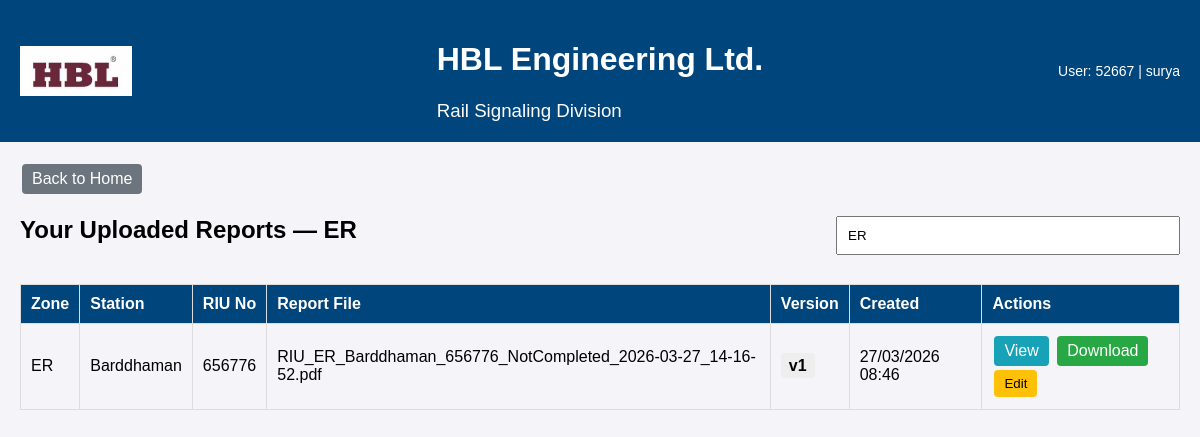
/RIU/viewReports.php?zone=ER (signed in), run on the app's committed database.
### tables this page shows
CREATE TABLE `reports` (
  `id` int(11) NOT NULL,
  `zone` varchar(100) DEFAULT NULL,
  `station` varchar(100) DEFAULT NULL,
  `riu_no` varchar(100) DEFAULT NULL,
  `file_name` varchar(255) DEFAULT NULL,
  `version` int(11) DEFAULT NULL,
  `created_at` timestamp NOT NULL DEFAULT current_timestamp(),
  `file_path` varchar(255) DEFAULT NULL
);

### RIU/viewReports.php (the view, shortened to what this page needs)
<?php
$username = $_SESSION['username'];
$employee_name = $_SESSION['employee_name'] ?? 'Unknown';
$dsn = "mysql:host=localhost;dbname=maintainance;charset=utf8mb4";
$dbUser = "root";
$dbPass = "Hbl@1234";
try {
    $pdo = new PDO($dsn, $dbUser, $dbPass, [
        PDO::ATTR_ERRMODE => PDO::ERRMODE_EXCEPTION,
        PDO::ATTR_DEFAULT_FETCH_MODE => PDO::FETCH_ASSOC
    ]);
} catch (PDOException $e) {
    echo "DB connection error: " . htmlspecialchars($e->getMessage());
    exit;
}
$filterZone = isset($_GET['zone']) ? trim($_GET['zone']) : '';
try {
    if ($filterZone !== '') {
        $sql = "SELECT id, zone, station, riu_no, file_name, version, created_at, file_path
                FROM reports
                WHERE LOWER(zone) = LOWER(?)
                ORDER BY created_at DESC";
        $stmt = $pdo->prepare($sql);
        $stmt->execute([$filterZone]);
    } else {
        $sql = "SELECT id, zone, station, riu_no, file_name, version, created_at, file_path FROM reports ORDER BY created_at DESC";
        $stmt = $pdo->query($sql);
    }
    $reports = $stmt->fetchAll();
     foreach ($reports as $key => $row) {
        $sql2 = "SELECT riu_equip_no
                 FROM riu_info
                 WHERE zone = ? AND station = ? AND riu_no = ?
                 LIMIT 1";
        $stmt2 = $pdo->prepare($sql2);
        $stmt2->execute([$row['zone'], $row['station'], $row['riu_no']]);
        $riuInfo = $stmt2->fetch(PDO::FETCH_ASSOC);
        $reports[$key]['riu_equip_no'] = $riuInfo['riu_equip_no'] ?? null;
    }
} catch (Exception $e) {
    $reports = [];
}
?>
<!doctype html>
<html lang="en">
<head>
</head>
<body>
<header>
  <img src="./hbl logo.jpg" alt="HBL Logo">
  <div>
    <h1>HBL Engineering Ltd.</h1>
    <h3 style="margin:0; font-weight:400;">Rail Signaling Division</h3>
  </div>
  <div class="profile">User: <?php echo htmlspecialchars($username); ?> | <?php echo htmlspecialchars($employee_name); ?></div>
</header>
<div class="container">
  <a href="RIU_index.html" class="btn back-btn">Back to Home</a>
  <div class="search-row">
    <h2>Your Uploaded Reports<?php echo $filterZone ? ' — ' . htmlspecialchars($filterZone) : ''; ?></h2>
    <div style="text-align:right;">
      <input id="search-input" type="text" placeholder="Search by Zone, Station or RIU..." />
    </div>
  </div>
<?php if (!empty($reports)): ?>
  <table id="report-table">
    <thead>
      <tr>
        <th>Zone</th>
        <th>Station</th>
        <th>RIU No</th>
        <th>Report File</th>
        <th>Version</th>
        <th>Created</th>
        <th>Actions</th>
      </tr>
    </thead>
    <tbody>
    <?php foreach ($reports as $r):
        $zone = $r['zone'] ?? '';
        $station = $r['station'] ?? '';
        $riu = $r['riu_no'] ?? '';
        $file = $r['file_name'] ?? '';
        $version = $r['version'] ?? '';
        $created = isset($r['created_at']) ? date('d/m/Y H:i', strtotime($r['created_at'])) : '';
        $filePath = $r['file_path'] ?? ('reports/' . $file);
        $filePathEsc = htmlspecialchars($filePath);
        $rJson = htmlspecialchars(json_encode($r), ENT_QUOTES, 'UTF-8');
    ?>
      <tr data-zone="<?php echo htmlspecialchars(strtolower($zone)); ?>" data-station="<?php echo htmlspecialchars(strtolower($station)); ?>" data-riu="<?php echo htmlspecialchars(strtolower($riu)); ?>">
        <td><?php echo htmlspecialchars($zone); ?></td>
        <td><?php echo htmlspecialchars($station); ?></td>
        <td><?php echo htmlspecialchars($riu); ?></td>
        <td><?php echo htmlspecialchars($file); ?></td>
        <td><span class="version-badge">v<?php echo (int)$version; ?></span></td>
        <td><?php echo htmlspecialchars($created); ?></td>
        <td>
          <a class="btn view-btn" href="<?php echo $filePathEsc; ?>" target="_blank">View</a>
          <a class="btn download-btn" href="<?php echo $filePathEsc; ?>" download>Download</a>
          <button class="btn edit-btn" onclick='editRecord(<?php echo $rJson; ?>)'>Edit</button>
      </tr>
    <?php endforeach; ?>
    </tbody>
  </table>
<?php endif; ?>
</div>
</body>
</html>

### RIU/viewReports.php (style rules this page uses)
body { font-family: Arial, sans-serif; background-color: #f4f4f9; margin: 0; padding: 0; }
header { display:flex; align-items:center; justify-content:center; background:#00457C; color:#fff; padding:20px; position:relative; }
header img { position:absolute; left:20px; height:50px; }
.profile { position:absolute; right:20px; color:#fff; font-size:14px; }
.container { padding:20px; max-width:1200px; margin:0 auto; }
h2 { text-align:center; margin-top:8px; }
table { width:100%; border-collapse:collapse; margin-top:20px; }
th,td { padding:10px; border:1px solid #ddd; text-align:left; }
th { background:#00457C; color:#fff; }
.btn { padding:6px 10px; margin:2px; border:none; color:#fff; border-radius:4px; cursor:pointer; text-decoration:none; display:inline-block; }
.view-btn { background:#17a2b8; }
.edit-btn { background:#ffc107; color:#000; }
.download-btn { background:#28a745; }
.back-btn { background:#6c757d; }
.search-row { display:flex; justify-content:space-between; align-items:center; gap:10px; margin-top:12px; }
#search-input { padding:10px; width:320px; }
.version-badge { background:#eee; padding:4px 8px; border-radius:4px; font-weight:700; }

### data on the page
reports: zone "ER", station "Barddhaman", riu_no "656776", file_name "RIU_ER_Barddhaman_656776_NotCompleted_2026-03-27_14-16-52.pdf", version "1", created_at "27/03/2026 08:46"

### other printed values
$username "52667"
$employee_name "surya"
$filterZone "ER"
